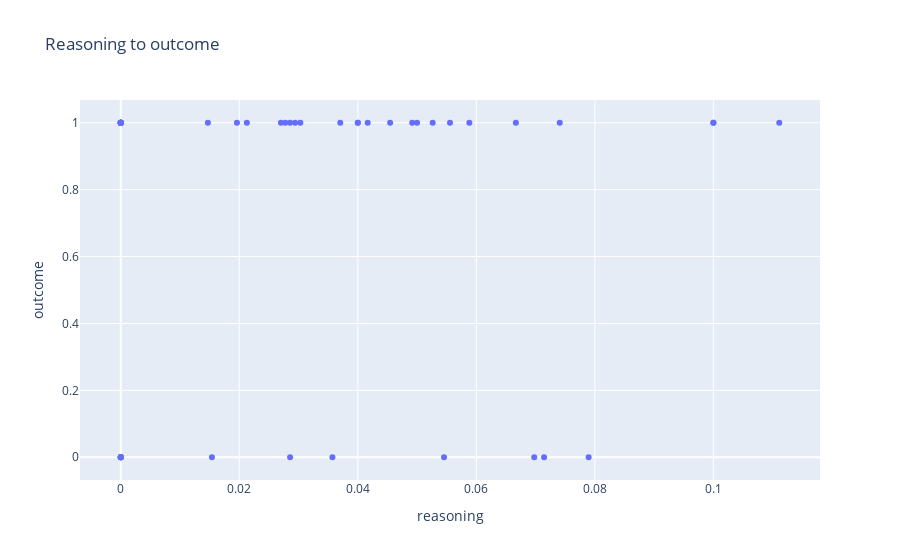

Here is the notebook cell this chart was saved with:
### Code cell
fig = px.scatter(df, x="reasoning", y="outcome",
#                  color="outcome",
                  title="Reasoning to outcome"
                )

fig.show()

### Figure 1 — Plotly figure (JSON) as saved in the notebook; plotly's stock layout.template omitted (floating-point values rounded to 4 significant figures)
{"data": [{"hovertemplate": "reasoning=%{x}<br>outcome=%{y}<extra></extra>", "legendgroup": "", "marker": {"color": "#636efa", "symbol": "circle"}, "mode": "markers", "name": "", "orientation": "v", "showlegend": false, "type": "scatter", "x": [0.05882, 0, 0, 0, 0.05556, 0.04167, 0, 0.03571, 0.03704, 0, 0, 0.02778, 0, 0.02128, 0.06977, 0.05, 0, 0.04918, 0.04, 0.07407, 0.07895, 0, 0, 0.02857, 0.01471, 0, 0.04, 0.07143, 0.0303, 0.01961, 0.02703, 0, 0.1, 0, 0.06667, 0.01538, 0.1111, 0.04545, 0.02857, 0, 0.1, 0.05263, 0.02941, 0, 0, 0.05455, 0, 0, 0, 0], "xaxis": "x", "y": [1, 1, 1, 1, 1, 1, 0, 0, 1, 1, 1, 1, 0, 1, 0, 1, 0, 1, 1, 1, 0, 0, 1, 0, 1, 1, 1, 0, 1, 1, 1, 1, 1, 0, 1, 0, 1, 1, 1, 1, 1, 1, 1, 0, 1, 0, 0, 1, 1, 1], "yaxis": "y"}], "layout": {"legend": {"tracegroupgap": 0}, "title": {"text": "Reasoning to outcome"}, "xaxis": {"anchor": "y", "domain": [0, 1], "title": {"text": "reasoning"}}, "yaxis": {"anchor": "x", "domain": [0, 1], "title": {"text": "outcome"}}}}
